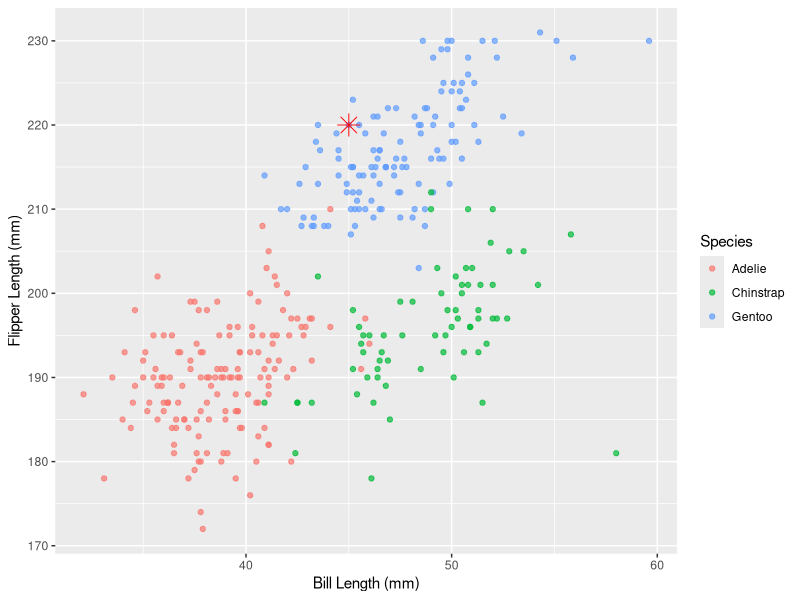

Reproduce this figure in R.
## ---- chunk 1

knitr::opts_chunk$set(
  echo = FALSE,
  warning = FALSE,
  message = FALSE
)

library(palmerpenguins)
library(tidyverse)
library(nnet)
library(knitr)
library(kableExtra)

data("penguins")
## ---- chunk 2
penguins_clean <- penguins %>%
  drop_na(species, bill_length_mm, flipper_length_mm)

species_counts <- penguins_clean %>%
  count(species)

adelie_n <- species_counts$n[species_counts$species == "Adelie"]
chinstrap_n <- species_counts$n[species_counts$species == "Chinstrap"]
gentoo_n <- species_counts$n[species_counts$species == "Gentoo"]

total_n <- nrow(penguins_clean)

## ---- chunk 3

species_summary <- penguins_clean %>%
  group_by(species) %>%
  summarise(
    `Avg Bill Length` = round(mean(bill_length_mm),1),
    `Avg Flipper Length` = round(mean(flipper_length_mm),1)
  )

unknown_row <- data.frame(
  species = "Unidentified Specimen",
  `Avg Bill Length` = 45,
  `Avg Flipper Length` = 220,
  check.names = FALSE
)

comparison_table <- bind_rows(species_summary, unknown_row)

kable(
  comparison_table,
  col.names = c("Species", "Bill Length (mm)", "Flipper Length (mm)")) %>%
  footnote(general = "Species rows show species means; unidentified Specimen row shows raw measurements.")

new_specimen <- tibble(
  bill_length_mm = 45,
  flipper_length_mm = 220
)

ggplot(penguins_clean, aes(x = bill_length_mm, y = flipper_length_mm, color = species)) +
  geom_point(alpha = 0.7) +
  geom_point(data = new_specimen,
             aes(x = bill_length_mm, y = flipper_length_mm),
             color = "red", size = 5, shape = 8) +
  labs(
    x = "Bill Length (mm)",
    y = "Flipper Length (mm)",
    color = "Species"
  )
## ---- chunk 4
model <- multinom(
  species ~ bill_length_mm + flipper_length_mm,
  data = penguins_clean
)

prediction <- predict(model, newdata = new_specimen)

prediction

## ---- chunk 5
probabilities <- predict(model, newdata = new_specimen, type = "probs")

prob_table <- data.frame(
  Species = names(probabilities),
  Probability = round(as.numeric(probabilities) * 100, 2)
)

kable(
  prob_table,
  caption = "Estimated Probability of Species Membership"
)
